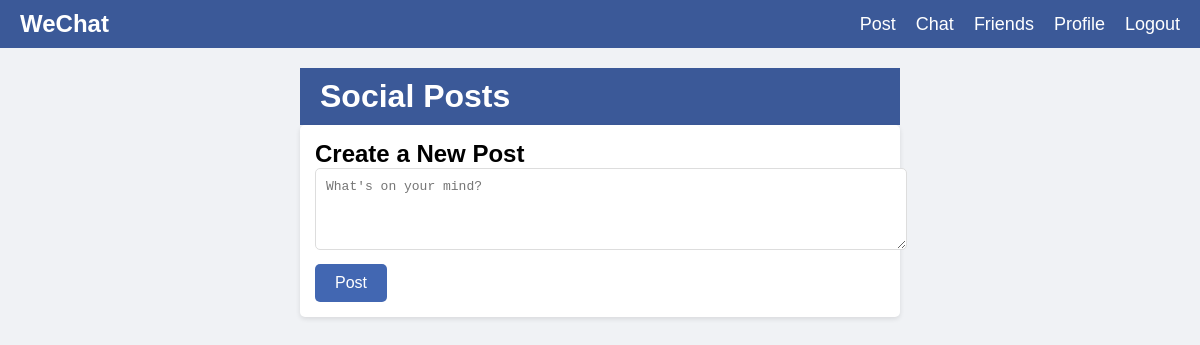
Before: /post/post-list/ with the older database file.
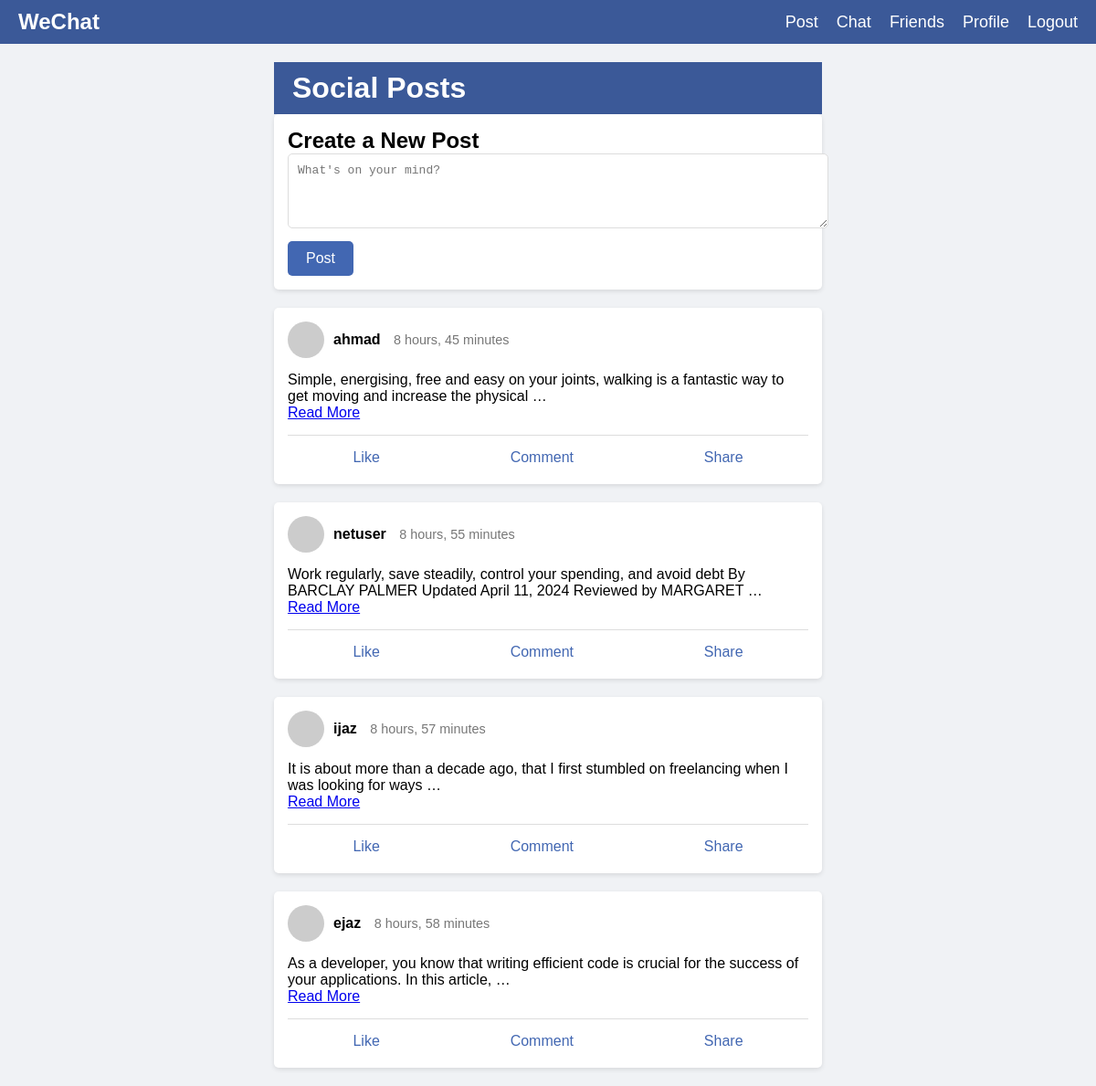
After: the same page with the newer database file.
### post/models.py (models this page shows, shortened)
class Post(models.Model):
    author = models.ForeignKey(User, on_delete=models.CASCADE, related_name='posts')
    title = models.CharField(max_length=200)
    content = models.TextField()
    image = models.ImageField(upload_to='post_images/', blank=True, null=True)
    created_at = models.DateTimeField(auto_now_add=True)
    updated_at = models.DateTimeField(auto_now=True)
    class Meta:
        ordering = ['-created_at']

### post/views.py (the view)
# urls.py: path('post-list/', views.post_views, name='post-list'),
def post_views(request):
    posts = Post.objects.order_by('-created_at')[:10]
    return render(request, 'post/PostHomePage.html', {'post':posts})

### post/templates/post/PostHomePage.html (shortened to what this page needs)
<!DOCTYPE html>
<html lang="en">
<head>
</head>
<body>
<div class="header">
    <div class="logo">WeChat</div>
    <div class="nav-links">
        <a href="#post">Post</a>
        <a href="#chat">Chat</a>
        <a href="#friends">Friends</a>
        <a href="#profile">Profile</a>
        <a href="#profile">Logout</a>
    </div>
</div>
<div class="container">
    <div class="header">
        <h1>Social Posts</h1>
    </div>
    <div class="new-post">
        <h2>Create a New Post</h2>
        <textarea id="postContent" placeholder="What's on your mind?" rows="4"></textarea>
        <button onclick="addPost()">Post</button>
    </div>
        {% for post in post %}
        <div class="post">
            <div class="post-header">
                <img src="https://via.placeholder.com/40" alt="User Image">
                <div>
                    <span class="user-name">{{ post.author }}</span>
                    <span class="timestamp">{{ post.created_at|timesince }}</span>
                </div>
            </div>
            <div class="post-content">
                <p>{{ post.content|truncatewords:20 }}</p>
                   {% if post.content|wordcount > 20 %}
                <a href="{% url 'open' post.id %}">Read More</a>
            {% endif %}
            </div>
            <div class="post-footer">
                <button>Like</button>
                <button>Comment</button>
                <button>Share</button>
            </div>
        </div>
        {% endfor %}
    </div>
</body>
</html>

### post/templates/post/PostHomePage.html (style rules this page uses)
body, h1, h2, h3, p, ul, li, img { margin: 0; padding: 0; list-style: none; border: 0; }
body { font-family: Arial, sans-serif; background-color: #f0f2f5; margin: 0; }
.header { background-color: #3b5998; color: white; padding: 10px 20px; display: flex; align-items: center; justify-content: space-between; }
.header .logo { font-size: 24px; font-weight: bold; }
.nav-links { display: flex; gap: 20px; }
.nav-links a { color: white; text-decoration: none; font-size: 18px; }
.container { max-width: 600px; margin: 20px auto; }
.post { background-color: white; margin: 20px 0; padding: 15px; border-radius: 5px; box-shadow: 0 2px 5px rgba(0,0,0,0.1); }
.post-header { display: flex; align-items: center; margin-bottom: 15px; }
.post-header img { border-radius: 50%; width: 40px; height: 40px; margin-right: 10px; }
.post-header .user-name { font-weight: bold; }
.post-header .timestamp { color: #777; font-size: 0.9em; margin-left: 10px; }
.post-content { margin-bottom: 15px; }
.post-footer { display: flex; justify-content: space-around; border-top: 1px solid #ddd; padding-top: 10px; }
.post-footer button { background: none; border: none; color: #4267B2; cursor: pointer; font-size: 1em; padding: 5px 10px; }
.new-post { background-color: white; padding: 15px; border-radius: 5px; box-shadow: 0 2px 5px rgba(0,0,0,0.1); margin-bottom: 20px; }
.new-post textarea { width: 100%; border-radius: 5px; border: 1px solid #ddd; padding: 10px; font-size: 1em; margin-bottom: 10px; }
.new-post button { background-color: #4267B2; color: white; border: none; border-radius: 5px; padding: 10px 20px; cursor: pointer; font-size: 1em; }

Changed rows visible on the page:
added Post: author "ahmad", created_at "8 hours, 45 minutes", content "Simple, energising, free and easy on your joints, walking is a fantastic way to get moving and increase the physical …", shows "Read More"
added Post: author "netuser", created_at "8 hours, 55 minutes", content "Work regularly, save steadily, control your spending, and avoid debt By BARCLAY PALMER Updated April 11, 2024 Reviewed by MARGARET …", shows "Read More"
added Post: author "ijaz", created_at "8 hours, 57 minutes", content "It is about more than a decade ago, that I first stumbled on freelancing when I was looking for ways …", shows "Read More"
added Post: author "ejaz", created_at "8 hours, 58 minutes", content "As a developer, you know that writing efficient code is crucial for the success of your applications. In this article, …", shows "Read More"
